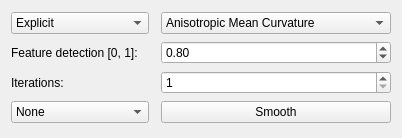
<?xml version="1.0" encoding="UTF-8"?>
<ui version="4.0">
 <class>PMC_SmootherToolbox</class>
 <widget class="QWidget" name="PMC_SmootherToolbox">
  <property name="geometry">
   <rect>
    <x>0</x>
    <y>0</y>
    <width>389</width>
    <height>138</height>
   </rect>
  </property>
  <property name="windowTitle">
   <string>Form</string>
  </property>
  <layout class="QGridLayout" name="gridLayout">
   <item row="3" column="0">
    <widget class="QLabel" name="label_iterations">
     <property name="text">
      <string>Iterations:</string>
     </property>
    </widget>
   </item>
   <item row="2" column="0" colspan="2">
    <widget class="QLabel" name="label_feature_detection">
     <property name="text">
      <string>Feature detection [0, 1]: </string>
     </property>
    </widget>
   </item>
   <item row="4" column="0">
    <widget class="QComboBox" name="comboBox_visualize">
     <item>
      <property name="text">
       <string>None</string>
      </property>
     </item>
     <item>
      <property name="text">
       <string>Show update vector</string>
      </property>
     </item>
     <item>
      <property name="text">
       <string>Color coding</string>
      </property>
     </item>
    </widget>
   </item>
   <item row="4" column="3">
    <widget class="QPushButton" name="pushButton_smooth">
     <property name="text">
      <string>Smooth</string>
     </property>
    </widget>
   </item>
   <item row="3" column="3">
    <widget class="QSpinBox" name="spinBox_iterations">
     <property name="minimum">
      <number>1</number>
     </property>
     <property name="maximum">
      <number>1000</number>
     </property>
    </widget>
   </item>
   <item row="0" column="0">
    <widget class="QComboBox" name="comboBox_integration_scheme">
     <item>
      <property name="text">
       <string>Explicit</string>
      </property>
     </item>
     <item>
      <property name="text">
       <string>Implicit</string>
      </property>
     </item>
    </widget>
   </item>
   <item row="0" column="3">
    <widget class="QComboBox" name="comboBox_smooth_type">
     <item>
      <property name="text">
       <string>Anisotropic Mean Curvature</string>
      </property>
     </item>
     <item>
      <property name="text">
       <string>Prescribed Mean Curvature</string>
      </property>
     </item>
     <item>
      <property name="text">
       <string extracomment="solve for the linear system of equations">Massive Anisotropic Mean Curvature</string>
      </property>
     </item>
    </widget>
   </item>
   <item row="2" column="3">
    <widget class="QDoubleSpinBox" name="doubleSpinBox">
     <property name="toolTip">
      <string>the lower the more feature sensitive</string>
     </property>
     <property name="maximum">
      <double>1.000000000000000</double>
     </property>
     <property name="singleStep">
      <double>0.100000000000000</double>
     </property>
     <property name="value">
      <double>0.800000000000000</double>
     </property>
    </widget>
   </item>
  </layout>
 </widget>
 <resources/>
 <connections/>
</ui>
